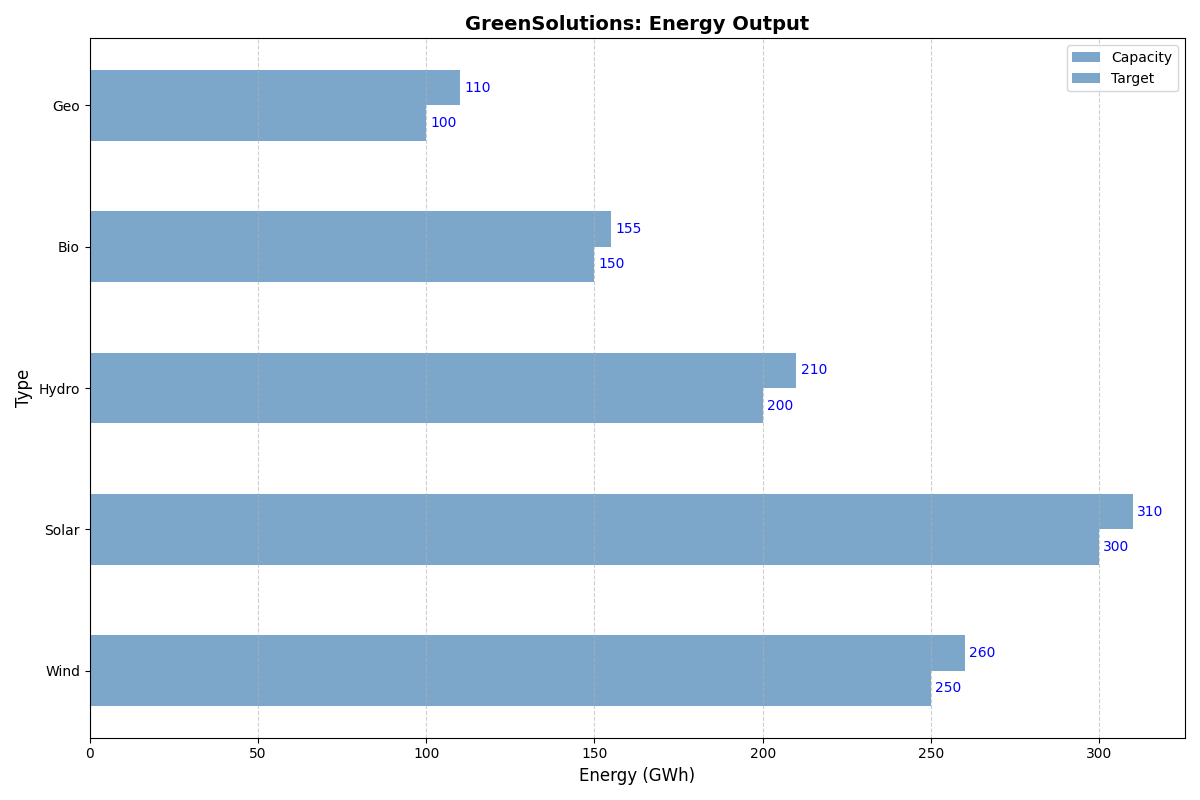

Write Python code to recreate this figure.
import matplotlib.pyplot as plt
import numpy as np

energy_types = ["Wind", "Solar", "Hydro", "Bio", "Geo"]
production_capacities = [250, 300, 200, 150, 100]
targets = [260, 310, 210, 155, 110]

fig, ax = plt.subplots(figsize=(12, 8))
bar_height = 0.25
index = np.arange(len(energy_types))

color = 'steelblue'

bars1 = ax.barh(index, production_capacities, bar_height, label='Capacity', color=color, alpha=0.7)
bars3 = ax.barh(index + bar_height, targets, bar_height, label='Target', color=color, alpha=0.7)

ax.set_title('GreenSolutions: Energy Output', fontsize=14, fontweight='bold')
ax.set_ylabel('Type', fontsize=12)
ax.set_xlabel('Energy (GWh)', fontsize=12)
ax.set_yticks(index + bar_height / 2)
ax.set_yticklabels(energy_types)
ax.legend()
ax.grid(axis='x', linestyle='--', alpha=0.6)

def add_labels(bars):
    for bar in bars:
        width = bar.get_width()
        ax.annotate(f'{width}',
                    xy=(width, bar.get_y() + bar.get_height() / 2),
                    xytext=(3, 0),
                    textcoords="offset points",
                    ha='left', va='center', fontsize=10, color='blue')

add_labels(bars1)
add_labels(bars3)

plt.tight_layout()
plt.show()
